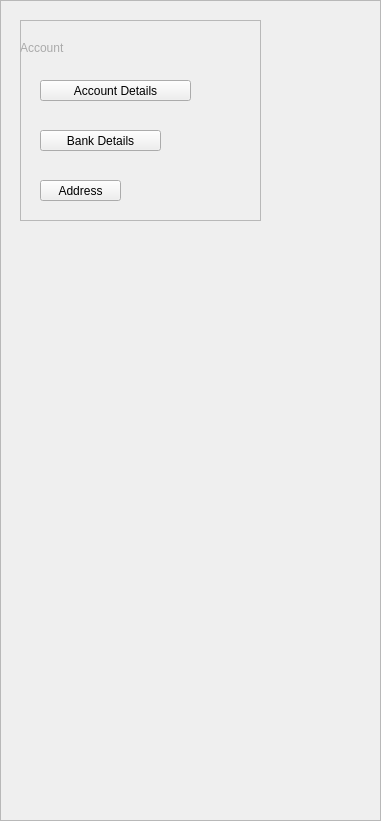
      <widget class="QFrame" name="frm_Divider_2">
       <property name="geometry">
        <rect>
         <x>10</x>
         <y>0</y>
         <width>381</width>
         <height>821</height>
        </rect>
       </property>
       <property name="styleSheet">
        <string notr="true">#frm_Divider_2{border-right: 1px solid rgb(200, 200, 200);}</string>
       </property>
       <property name="frameShape">
        <enum>QFrame::StyledPanel</enum>
       </property>
       <property name="frameShadow">
        <enum>QFrame::Raised</enum>
       </property>
       <widget class="QFrame" name="frm_AccountDivider">
        <property name="geometry">
         <rect>
          <x>20</x>
          <y>20</y>
          <width>241</width>
          <height>201</height>
         </rect>
        </property>
        <property name="styleSheet">
         <string notr="true">#frm_AccountDivider {
	border-bottom: 1px solid rgb(200, 200, 200);
}</string>
        </property>
        <property name="frameShape">
         <enum>QFrame::StyledPanel</enum>
        </property>
        <property name="frameShadow">
         <enum>QFrame::Raised</enum>
        </property>
        <widget class="QPushButton" name="btn_AccountDetails">
         <property name="geometry">
          <rect>
           <x>20</x>
           <y>60</y>
           <width>151</width>
           <height>21</height>
          </rect>
         </property>
         <property name="cursor">
          <cursorShape>PointingHandCursor</cursorShape>
         </property>
         <property name="focusPolicy">
          <enum>Qt::WheelFocus</enum>
         </property>
         <property name="styleSheet">
          <string notr="true">#btn_AccountDetails:hover {
	border: none;
	color: rgb(255, 255, 255);   
 }</string>
         </property>
         <property name="text">
          <string>Account Details</string>
         </property>
        </widget>
        <widget class="QPushButton" name="btn_BankDetails">
         <property name="geometry">
          <rect>
           <x>20</x>
           <y>110</y>
           <width>121</width>
           <height>21</height>
          </rect>
         </property>
         <property name="cursor">
          <cursorShape>PointingHandCursor</cursorShape>
         </property>
         <property name="focusPolicy">
          <enum>Qt::WheelFocus</enum>
         </property>
         <property name="styleSheet">
          <string notr="true">#btn_BankDetails:hover {
	border: none;
	color: rgb(255, 255, 255);      
 }</string>
         </property>
         <property name="text">
          <string>Bank Details</string>
         </property>
        </widget>
        <widget class="QPushButton" name="btn_Address">
         <property name="geometry">
          <rect>
           <x>20</x>
           <y>160</y>
           <width>81</width>
           <height>21</height>
          </rect>
         </property>
         <property name="cursor">
          <cursorShape>PointingHandCursor</cursorShape>
         </property>
         <property name="focusPolicy">
          <enum>Qt::WheelFocus</enum>
         </property>
         <property name="styleSheet">
          <string notr="true">#btn_Address:hover {
	border: none;
	color: rgb(255, 255, 255);     
 }</string>
         </property>
         <property name="text">
          <string>Address</string>
         </property>
        </widget>
        <widget class="QLabel" name="lbl_Account">
         <property name="geometry">
          <rect>
           <x>0</x>
           <y>20</y>
           <width>71</width>
           <height>16</height>
          </rect>
         </property>
         <property name="styleSheet">
          <string notr="true">#lbl_Account {color: rgb(170, 170, 170);}</string>
         </property>
         <property name="text">
          <string>Account</string>
         </property>
        </widget>
       </widget>
      </widget>
